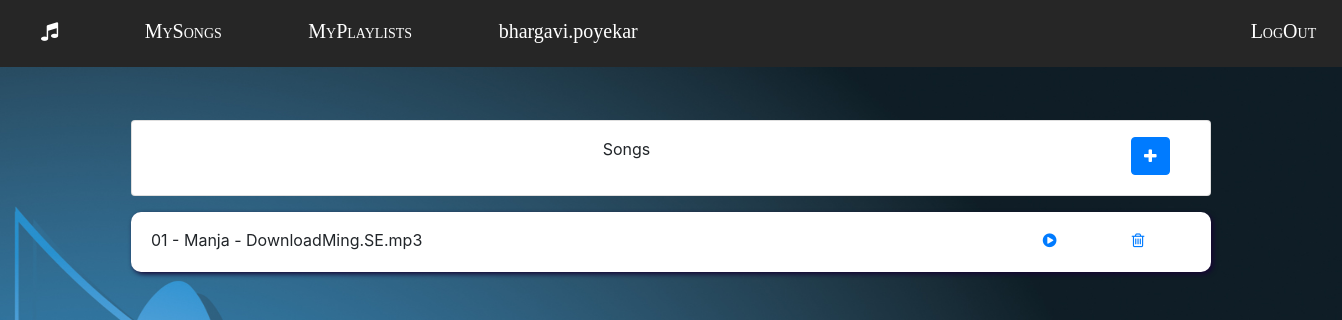
The page /users/songs/ (signed in) on the database as committed earlier.
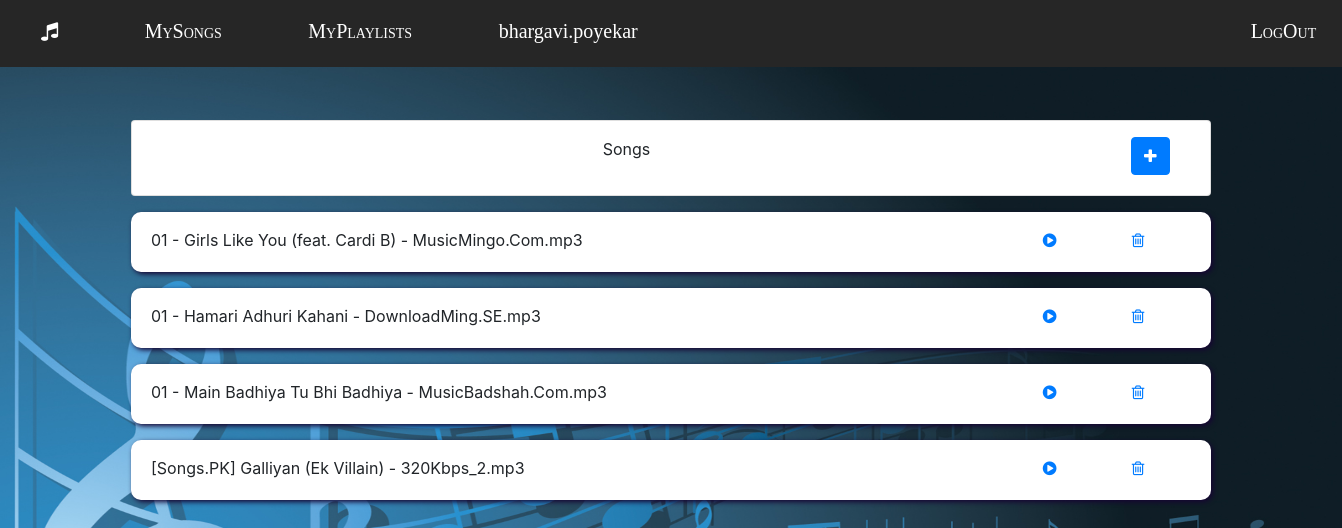
The same page on the database as committed later.
### songs/models.py (models this page shows, shortened)
class Song(models.Model):
	user = models.ForeignKey(User,default=None,on_delete=models.CASCADE)
	song_name= models.CharField(max_length=100)
	song_url=models.CharField(max_length=100)
	mood_options=[('sad', 'sad'),('happy', 'happy'),('normal','normal')]
	emotion = models.CharField(max_length=50,choices=mood_options,default='normal')

### songs/views.py (the view)
# urls.py: path('',songs_view.songs,name='users-songs'),
def songs(request):
    songs=Song.objects.filter(user=request.user)
    count=songs.count()
    if count==0:
        songs=None
    return render(request,'songs/songs.html',{'songs':songs})

### songs/templates/songs/songs.html (shortened to what this page needs)
{% extends 'users/main.html' %}
{% load static %}
{% block content %}
<div class="container">
    <div class="col-12 col-md-12 ">
        <div class="card ">
            <div class="card-content ">
                <div class="card-body pt-2">
                    <div class="row">
                        <div class="col-md-11 col-12 pt-2 text-center">
                            Songs
                        </div>
                        <div class="col-md-1 col-12 pt-2">
                            <button type="button" class="btn btn-primary" data-toggle="modal" data-target="#exampleModalCenter">
                                <i class="fa fa-plus" aria-hidden="true"></i>
                            </button>
                        </div>
                    </div>
                </div>
            </div>
        </div>
    </div>
    {% if songs %}
    {% for song in songs %}
    <div class="col-12 col-md-12 mt-3">
        <div class="card pull-up">
            <div class="card-content ">
                <div class="card-body pt-2">
                    <div class="row">
                        <div class="col-md-10 col-12 pt-2 ">
                            {{song.song_name}}
                        </div>
                        <div class="col-md-1 col-12 pt-2">
                            <a href="{% url 'play-songs' song.id %}"><i class="fa fa-play-circle" aria-hidden="true"></i></a>
                        </div>
                        <div class="col-md-1 col-12 pt-2">
                            <a href="{% url 'del-song' song.id %}"><i class="fa fa-trash-o" aria-hidden="true"></i></a>
                        </div>
                    </div>
                </div>
            </div>
        </div>
    </div>
    {% endfor %}
    {% else %}
    <h4 style="color:white;margin-top:10px;text-align:center;">No Songs uploaded</h4>
    {% endif %}
</div>
{% endblock %}

### users/templates/users/main.html (shortened to what this page needs)
{% load static %}
<!DOCTYPE html>
    <head>
        <link rel="stylesheet" href="https://stackpath.bootstrapcdn.com/bootstrap/4.5.2/css/bootstrap.min.css">
        <link rel="stylesheet" href="https://stackpath.bootstrapcdn.com/font-awesome/4.7.0/css/font-awesome.min.css">
        <link rel="stylesheet" href="https://cdnjs.cloudflare.com/ajax/libs/animate.css/4.0.0/animate.min.css" />
        <link rel="stylesheet" href="{% static '/css/style.css' %}">
        <link rel="stylesheet" href="{% static '/css/prostyles.css' %}">
    </head>
    <body>
        <div class="wrapper">
            {% include 'users/navbar.html' %}
        </div>
        {% block content %}
        {% endblock %}
    </body>
</html>

### users/templates/users/navbar.html
<nav>
    <ul>
        <li><a href="{% url 'users-home' %}"><i class="fa fa-music"></i></a></li>
        <li><a href="{% url 'users-songs' %}">MySongs</a></li>
        <li><a href="{% url 'users-playlists' %}">MyPlaylists</a></li>
        <li><a href="{% url 'user-profile' %}" style="font-variant: normal;">{{user.username}}</a></li>
        <li><a href="{% url 'logout' %}" style="margin-left:900% ;float:right">LogOut</a></li>
    </ul>
</nav>

### static/css/style.css (style rules this page uses)
body { padding:0; margin:0; min-height:100vh; }
.wrapper { min-height:15vh; }
nav { display:flex; flex-direction: column; position: absolute; width:100%; background: #262626; height:67px; }
nav ul { list-style: none; margin:0; padding: 0; align-items: center; }
nav ul li { display:inline-flex; justify-content: center; }
nav ul li a { position: relative; padding:16px; margin:0 25px; color:#fff; text-decoration:none; font-variant: small-caps; font-family: Audiowide; font-size:20px; }
nav ul li a:after { content:''; position:absolute; left:50%; bottom:0; transform:translateX(-50%) scaleX(0); -webkit-transform:translateX(-50%) scaleX(0); -webkit-transform-origin:50% 50%; transform-origin:50% 50%; width:100%; height:2px; background-color:rgba(255,255,255,0.9); -webkit-transition:transform 250ms; transition: transform 250ms; }
.pull-up { transition: transform .2s; border-radius: 10px; border:10px; box-shadow: 2px 2px 5px rgb(22, 5, 51); }

Rows that differ between the two databases and show on the page:
removed Song: song_name "01 - Manja - DownloadMing.SE.mp3"
added Song: song_name "01 - Girls Like You (feat. Cardi B) - MusicMingo.Com.mp3"
added Song: song_name "01 - Hamari Adhuri Kahani - DownloadMing.SE.mp3"
added Song: song_name "01 - Main Badhiya Tu Bhi Badhiya - MusicBadshah.Com.mp3"
added Song: song_name "[Songs.PK] Galliyan (Ek Villain) - 320Kbps_2.mp3"
